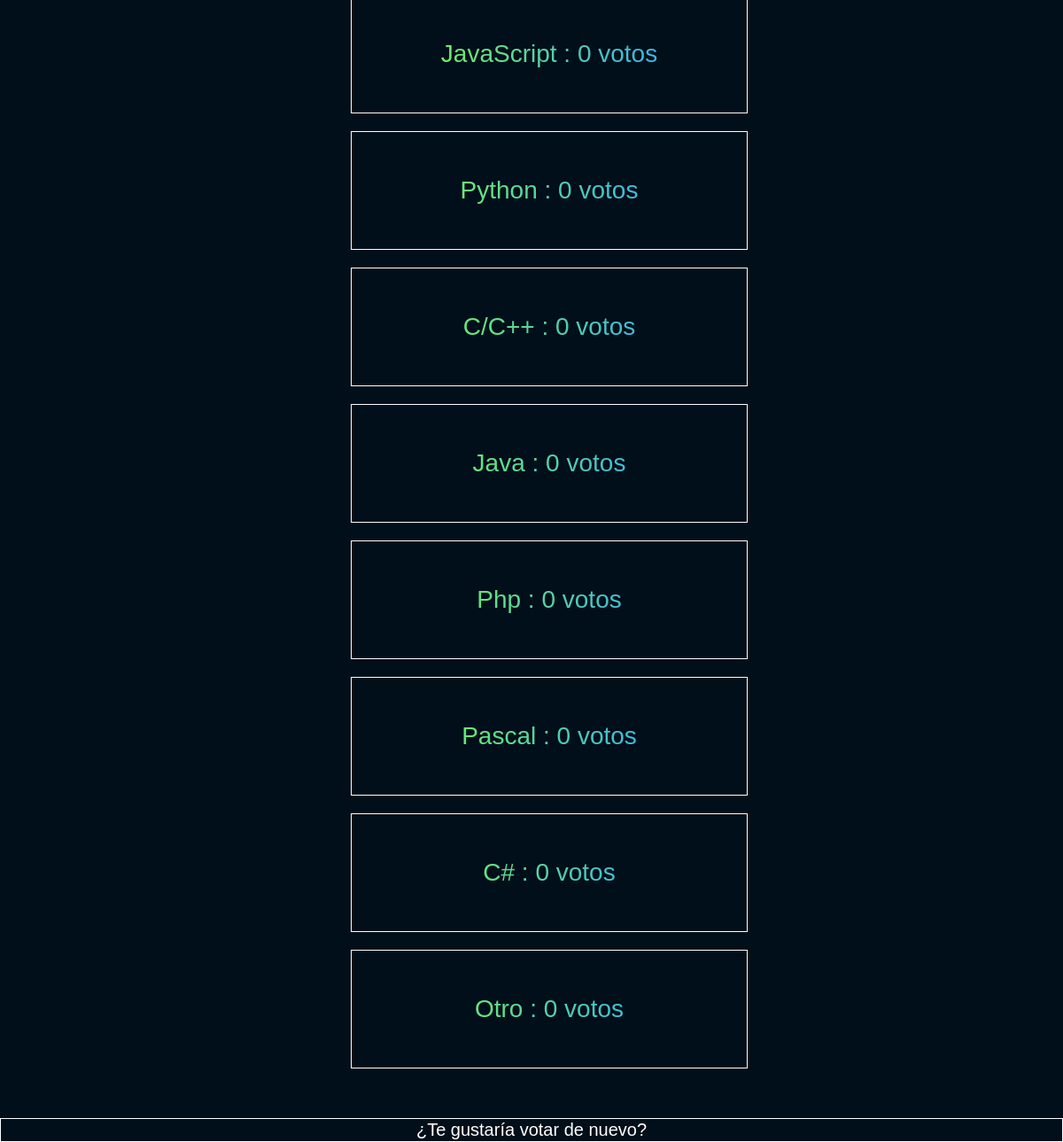
The page /polls/4/results/ on the database its author committed.
### polls/models.py (models this page shows, shortened)
class Choice(models.Model):
    question = models.ForeignKey(Question, on_delete=models.CASCADE)
    choice_text = models.CharField(max_length=200)
    votes = models.IntegerField(default=0)

class Question(models.Model):
    question_text = models.CharField(max_length=200)
    pub_date = models.DateTimeField("date published")

### polls/views.py (the view)
# urls.py: path("<int:pk>/results/", views.ResultView.as_view(), name="results"),
class ResultView(generic.DetailView):
    model = Question
    template_name = "polls/results.html"

### polls/templates/polls/results.html (shortened to what this page needs)
{% load static %}
<!DOCTYPE html>
<html lang="en">
<head>
    <link rel="stylesheet" href="{% static 'polls/style.css' %}">
    <link rel="stylesheet" href="{% static 'polls/results.css' %}">
</head>
<body>
        <ul>
            {% for choice in question.choice_set.all %}
                <li>{{ choice.choice_text }} : {{ choice.votes }} voto{{ choice.votes|pluralize }}</li>
            {% endfor %}
        </ul>
    <input type="submit" href="{% url 'polls:detail' question.id %}" value="¿Te gustaría votar de nuevo?">
</body>
</html>

### polls/static/polls/style.css (style rules this page uses)
body, header, ul, li, footer { align-items: center; display: flex; justify-content: center; }
header, ul { background: linear-gradient( to right, hsl(98, 100%, 62%), hsl(204, 100%, 59%) ); -webkit-background-clip: text; -webkit-text-fill-color: transparent; text-align: center; }
body { background: hsl(204, 100%, 5%); flex-direction: column; font-family: Arial, Helvetica, sans-serif; height: 100vh; }
ul { flex-direction: column; }
li { border: 1px solid white; font-size: 28px; margin-bottom: 20px; padding: 50px; width: 500px; }

### polls/static/polls/results.css (style rules this page uses)
li { width: 100%; }
input[type="submit"] { -webkit-text-fill-color: white; background-color: hsl(205, 100%, 5%); border: 1px solid white; font-size: 20px; height: 40px; margin-top: 20px; width: 100vw!important; border: 1px solid white; align-items: center; border: 1px solid white; display: flex; flex-direction: column; justify-content: center; }

### rows shown on the page
Choice: choice_text "JavaScript", votes "0"
Choice: choice_text "Python", votes "0"
Choice: choice_text "C/C++", votes "0"
Choice: choice_text "Java", votes "0"
Choice: choice_text "Php", votes "0"
Choice: choice_text "Pascal", votes "0"
Choice: choice_text "C#", votes "0"
Choice: choice_text "Otro", votes "0"
Question: id "¿Te gustaría votar de nuevo?"
